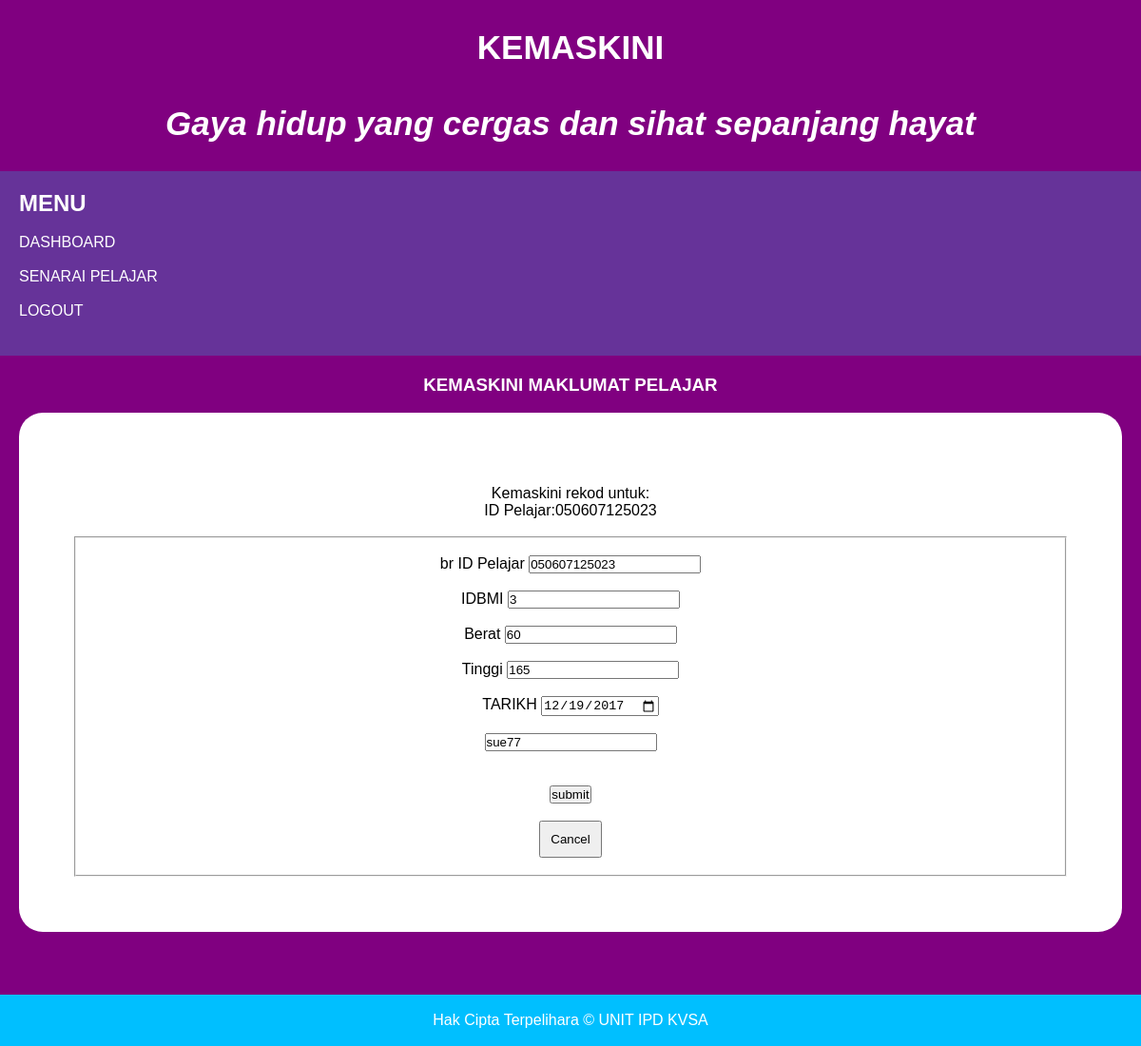
The page /kemaskini.php?kemaskini_id=3 (signed in) on the database its author committed.
### tables this page shows
CREATE TABLE `tblbmi` (
  `IDBMI` varchar(11) NOT NULL,
  `IDPELAJAR` varchar(12) NOT NULL,
  `BERAT` int(30) NOT NULL,
  `TINGGI` int(30) NOT NULL,
  `TARIKH` date NOT NULL,
  `IDGURU` varchar(5) NOT NULL
);

### kemaskini.php (the view, shortened to what this page needs)
<!DOCTYPE html>
<html>
<head>
  <link rel="stylesheet" type="text/css" href="style.css">
</head>
<body>
<header>KEMASKINI<br>
  <center><i>Gaya hidup yang cergas dan sihat sepanjang hayat</i></center>
  </header>
  <section>
    <nav>
      <h2>MENU</h2>
      <ul>
        <br>
        <li><a href="dashboard.php">DASHBOARD</a></li><br>&nbsp
        <li><a href="senarai_semua_pelajar.php">SENARAI PELAJAR</a></li><br>&nbsp
        <li><a href="logout.php">LOGOUT</a></li><br>&nbsp
      </ul>
    </nav>
  <article>
  <center>
  <h1 class="title">KEMASKINI MAKLUMAT PELAJAR</h1>&nbsp
  <div class="data">
  <?php
  include 'connection.php';
  $dataPelajar=mysqli_query($conn,"select * from tblbmi where IDBMI='".$_GET['kemaskini_id']."'");
  $infoPelajar=mysqli_fetch_array($dataPelajar);
  echo "<br>";
  echo "Kemaskini rekod untuk: <br>";
  echo "ID Pelajar:".$infoPelajar['IDPELAJAR']."<br>";
  ?>&nbsp
 <fieldset>
  <form action="prosesupdate.php" method="POST">
    <br>br
      <label>ID Pelajar</label>
      <input type="text" name="IDPELAJAR" readonly value="<?php echo $infoPelajar['IDPELAJAR'] ?>"></br><br>
      <label>IDBMI</label>
      <input type="text" name="IDBMI" readonly value="<?php echo $infoPelajar['IDBMI'] ?>"></br><br>
      <label>Berat</label>
      <input type="text" name="BERAT" value="<?php echo $infoPelajar['BERAT'] ?>"></br><br>
      <label>Tinggi</label>
      <input type="text" name="TINGGI" value="<?php echo $infoPelajar['TINGGI'] ?>"></br><br>
      <label>TARIKH</label>
      <input type="date" name="TARIKH" value="<?php echo $infoPelajar['TARIKH']?>"></BR><br>
      <input type="text" name="IDGURU" readonly value="<?php echo $infoPelajar['IDGURU'] ?>"></br><br>
      <br><input type="submit" name="submit" value="submit"><br><br>
              <button><a href="dashboard.php">Cancel</a></button><br><br>
    </center>
  </article>
</section>
<footer>
  <p>Hak Cipta Terpelihara &copy UNIT IPD KVSA</p>
</footer>
</body>
</html>

### style.css (style rules this page uses)
* { padding: 0; margin: 0; box-sizing: border-box; }
body { font-family: Arial, Hevitica, sans-serif; }
header { font-weight: bolder; background-color: purple; padding: 30px; text-align: center; font-size: 35px; color: white; }
.title { color: white; }
nav { width: 30; background: rebeccapurple; padding: 20px; color: white; }
nav ul { list-style-type: none; margin: 0; padding: 0; overflow: hidden; }
li a { text-decoration: none; color: white; float: left; }
article { padding: 20px; background: purple; }
.data { margin-bottom: 100px; border-radius: 25px; padding: 5%; background: white; }
section:after { background-color: purple; content: ""; display: table; clear: both; }
button { padding: 10px; }
button a,td a { color: black; text-decoration: none; }
footer { width: 100%; position: fixed; bottom: 0px; background-color: deepskyblue; padding: 18px; text-align: center; color: white; }

### rows shown on the page
tblbmi: IDPELAJAR "050607125023", IDBMI "3", BERAT "60", TINGGI "165", TARIKH "12/19/2017", IDGURU "sue77"
